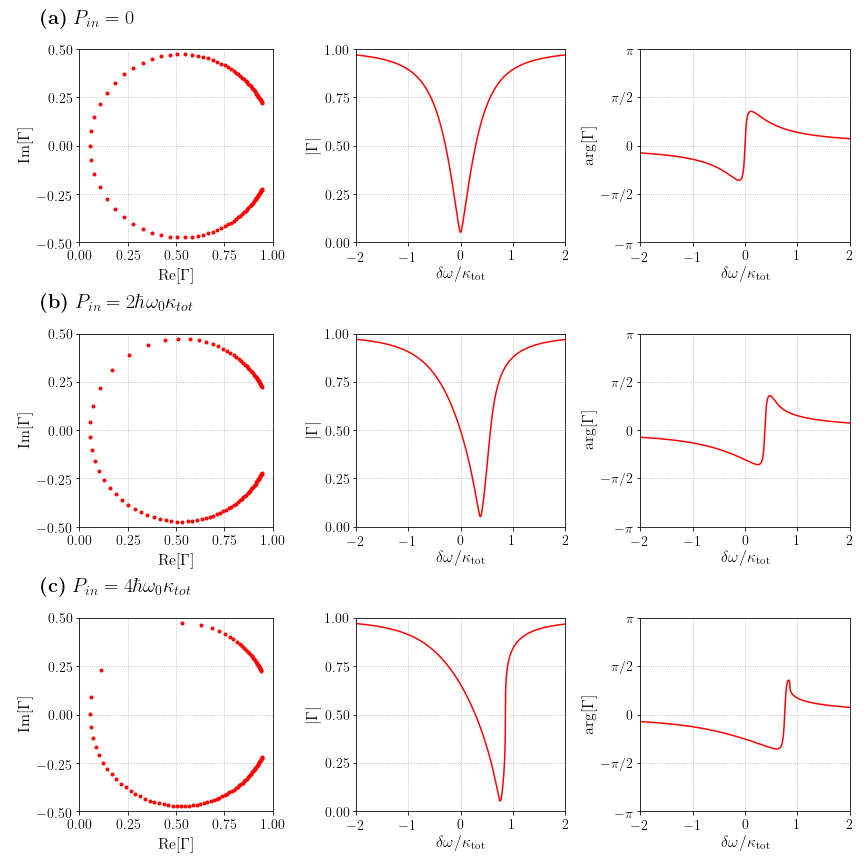

The Python source for this figure:
# -*- coding: utf-8 -*-
"""
Created on Sun Feb 17 17:28:10 2019

@author: Ben
"""

import numpy as np
import matplotlib.pyplot as plt

plt.rc('text', usetex=True)
plt.rc('font', family='serif')

def duffing_discriminant(coeffs):
    a = coeffs[0]
    b = coeffs[1]
    c = coeffs[2]
    d = coeffs[3]
    discriminant = 18*a*b*c*d - \
                    4*(b**3)*d + \
                    (b**2)*(c**2) - \
                    4*a*(c**3) - \
                    27*(a**2)*(d**2)
    return discriminant

def gamma_duffing(df, chi, kerr, Nin, imag_cutoff=1E-30):
    response = []
    discriminants = []
    bistability_flag = 0
    prev_root = None
    for freq in df:
        coeffs = np.array([kerr**2, \
                           -2*kerr*freq, \
                           (freq**2)+(1/4), \
                           -1*(chi/(1+chi))*Nin])
        discriminants.append(duffing_discriminant(coeffs))
        roots = np.roots(coeffs)
#        print(roots)
        im_part = np.imag(roots)
        real_roots = np.real(roots[np.where(np.abs(im_part)<imag_cutoff)])
#        print('im part: ')
#        print(im_part)
#        print('real roots:')
#        print(real_roots)
#        input()
        if len(real_roots) > 1:
            if bistability_flag == 0:
                print('MORE THAN ONE REAL ROOT!')
                bistability_flag = 1
            if prev_root:
                root = real_roots[np.argmin(np.abs(real_roots-prev_root))]
            else:
                root = real_roots[np.argmin(real_roots)]
        else:
            root = real_roots[0]
        response.append(root)
        prev_root = root
    response = np.array(response)
    discriminants = np.array(discriminants)
    numerator = (df-(kerr*response))-(1j*(((1-chi)/(1+chi))/2))
    denominator = (df-(kerr*response))-(1j/2)
    gamma = numerator/denominator
    return gamma, discriminants


scale = 12
ticklabelsize = 14
labelsize = 16
plotlabelsize = 20

freq_lim = 2
freq_stride = 1000
df = np.linspace(-1*freq_lim,freq_lim,100001)
chi = 0.9
Nins = [0,2,4]
kerr = 0.1
if Nins[0]==0:
    labels = [r'\textbf{(a)} $P_{in} = '+str(Nins[0])+'$', \
                        r'\textbf{(b)} $P_{in} = '+str(Nins[1])+'\hbar\omega_{0}\kappa_{tot}$', \
                        r'\textbf{(c)} $P_{in} = '+str(Nins[2])+'\hbar\omega_{0}\kappa_{tot}$']
else:
    labels = [r'\textbf{(a)} $P_{in} = '+str(Nins[0])+'\hbar\omega_{0}\kappa_{tot}$', \
                        r'\textbf{(b)} $P_{in} = '+str(Nins[1])+'\hbar\omega_{0}\kappa_{tot}$', \
                        r'\textbf{(c)} $P_{in} = '+str(Nins[2])+'\hbar\omega_{0}\kappa_{tot}$']

discriminant_array = np.zeros((len(Nins),len(df)),dtype=float)
fig,axarr = plt.subplots(3,3,figsize=(scale,scale))
for ii in range(len(Nins)):
    label = labels[ii]
    Nin = Nins[ii]
    gamma,discriminants = gamma_duffing(df,chi,kerr,Nin)
    discriminant_array[ii] = discriminants
    x = np.real(gamma)
    x[np.where(x==0)]=+0.0
    y = np.imag(gamma)
    mag = np.sqrt((x**2)+(y**2))
    arg = np.arctan2(y,x)

    axarr[ii,0].text(-0.2, 1.2, label, transform=axarr[ii,0].transAxes,
      fontsize=plotlabelsize, fontweight='bold', va='top')

    
    axarr[ii,0].plot(x[0::freq_stride],y[0::freq_stride],linestyle='None',marker='.',color='r')
    axarr[ii,0].set_xlabel('Re[$\Gamma$]',fontsize=labelsize)
    axarr[ii,0].set_ylabel('Im[$\Gamma$]',fontsize=labelsize)
    axarr[ii,0].set_xlim((0,1.0))
    axarr[ii,0].set_ylim((-0.5,0.5))
    axarr[ii,0].set_aspect('equal')
    axarr[ii,0].set_yticks([-1/2,-1/4, 0, 1/4, 1/2])
    axarr[ii,0].tick_params(labelsize=ticklabelsize)
    axarr[ii,0].grid(linestyle='dotted')

    axarr[ii,1].plot(df,mag,color='r')
    axarr[ii,1].set_xlabel('$\delta\omega/\kappa_{\mathrm{tot}}$',fontsize=labelsize)
    axarr[ii,1].set_ylabel('$| \Gamma |$',fontsize=labelsize)
    axarr[ii,1].set_xlim((-1*freq_lim,freq_lim))
    axarr[ii,1].set_ylim((0.0,1.0))
    axarr[ii,1].set_yticks([0,1/4,1/2,3/4,1])
    axarr[ii,1].tick_params(labelsize=ticklabelsize)
    axarr[ii,1].grid(linestyle='dotted')

    axarr[ii,2].plot(df,arg,color='r')
    axarr[ii,2].set_xlabel('$\delta\omega/\kappa_{\mathrm{tot}}$',fontsize=labelsize)
    axarr[ii,2].set_ylabel('arg[$\Gamma$]',fontsize=labelsize)
    axarr[ii,2].set_xlim((-1*freq_lim,freq_lim))
    axarr[ii,2].set_ylim((-np.pi,np.pi))
    axarr[ii,2].set_yticks([-np.pi,-np.pi/2,0,np.pi/2,np.pi])
    axarr[ii,2].set_yticklabels(['$-\pi$','$-\pi/2$','0','$\pi/2$','$\pi$'])
    axarr[ii,2].tick_params(labelsize=ticklabelsize)
    axarr[ii,2].grid(linestyle='dotted')
    
plt.tight_layout()
plt.savefig('nonlinear_reflection_visualization.png')
plt.show()
